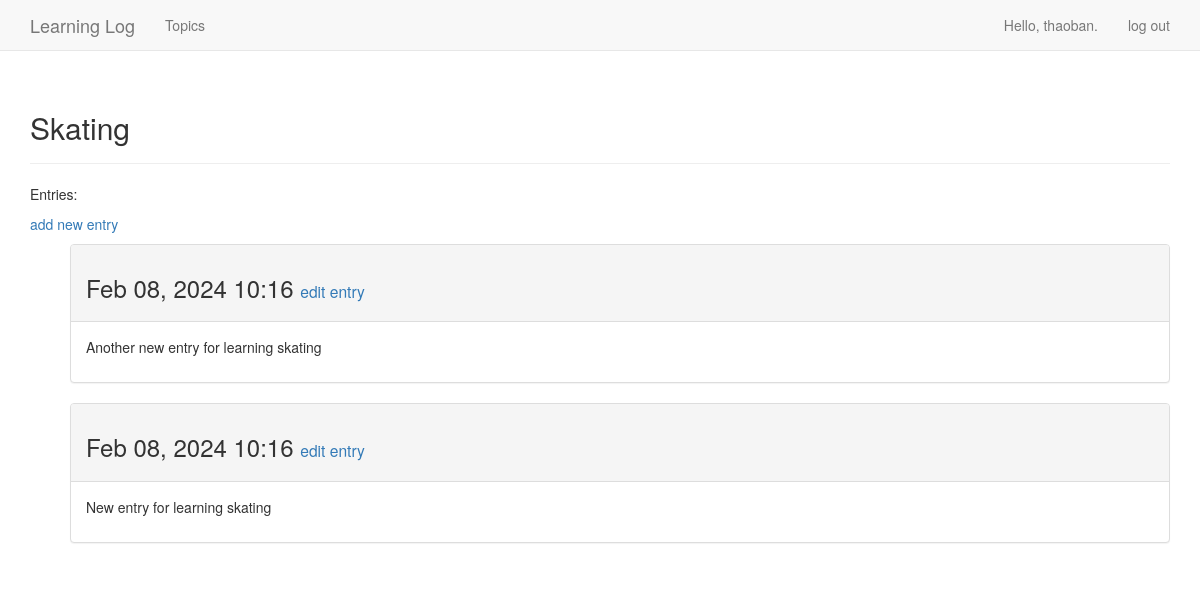
Screenshot of /topics/9 (signed in) with the database file from the repository.
### learning_logs/models.py (models this page shows, shortened)
class Topic(models.Model):
    text = models.CharField(max_length=200)
    date_added = models.DateTimeField(auto_now_add=True)
    owner = models.ForeignKey(User, on_delete=models.CASCADE)
    def __str__(self):
        return self.text

class Entry(models.Model):
    topic = models.ForeignKey(Topic, on_delete=models.CASCADE)
    text = models.TextField()
    date_added = models.DateTimeField(auto_now_add=True)
    class Meta:
        verbose_name_plural = 'entries'

### learning_logs/views.py (the view)
# urls.py: path("topics/<topic_id>", views.topic, name="topic"),
@login_required
def topic(request, topic_id):
    topic = Topic.objects.get(id=topic_id)
    if topic.owner != request.user:
        raise Http404
    entries = topic.entry_set.order_by('-date_added')
    context = {'topic':topic, 'entries':entries}
    return render(request, 'learning_logs/topic.html', context)

### learning_logs/templates/learning_logs/topic.html (shortened to what this page needs)
{% extends "learning_logs/base.html" %}
{% block header %}
 <h2>{{ topic }}</h2>
{% endblock header %}
    {% block content %}
    <p>Entries:</p>
    <p>
        <a href="{% url 'new_entry' topic.id %}">add new entry</a>
    </p>
    <ul>
        {% for entry in entries %}
            <div class="panel panel-default">
                <div class="panel-heading">
                    <h3>
                        {{ entry.date_added|date:'M d, Y H:i' }}
                        <small>
                            <a href="{% url 'edit_entry' entry.id %}"> edit entry</a>
                        </small>
                    </h3>
                </div>
                <div class="panel-body">
                    {{ entry.text|linebreaks }}
                </div>
            </div>
        {% empty %}
            There are no entries for this project yet!
        {% endfor %}
    </ul>
    {% endblock content %}

### learning_logs/templates/learning_logs/base.html (shortened to what this page needs)
{% load bootstrap3 %}
<!DOCTYPE html>
<html lang="en">
<head>
    {% bootstrap_css %}
</head>
<body>
    <nav class="navbar navbar-default navbar-static-top">
        <div class="container">
            <div class="navbar-header">
                <a class="navbar-brand" href="{% url 'index' %}">
                    Learning Log</a>
            </div>
            <div id="navbar" class="navbar-collapse collapse">
                <ul class="nav navbar-nav">
                    <li><a href="{% url 'topics' %}">Topics</a></li>
                </ul>
                <ul class="nav navbar-nav navbar-right">
                    {% if user.is_authenticated %}
                        <li><a>Hello, {{ user.username }}.</a></li>
                        <li><a href="{% url 'logout' %}">log out</a></li>
                    {% else %}
                        <li><a href="{% url 'register' %}">register</a></li>
                        <li><a href="{% url 'login' %}">log in</a></li>
                    {% endif %}
                </ul>
            </div>
        </div>
    </nav>
    <div class="container">
        <div class="page-header">
            {% block header %}{% endblock header %}
        </div>
        <div>
            {% block content %}{% endblock content %}
        </div>
    </div>
</body>
</html>

### rows the page displays
Topic: text "Skating"
Entry: date_added "Feb 08, 2024 10:16", text "Another new entry for learning skating"
Entry: date_added "Feb 08, 2024 10:16", text "New entry for learning skating"

### other values shown
{{ user.username }} "thaoban"
